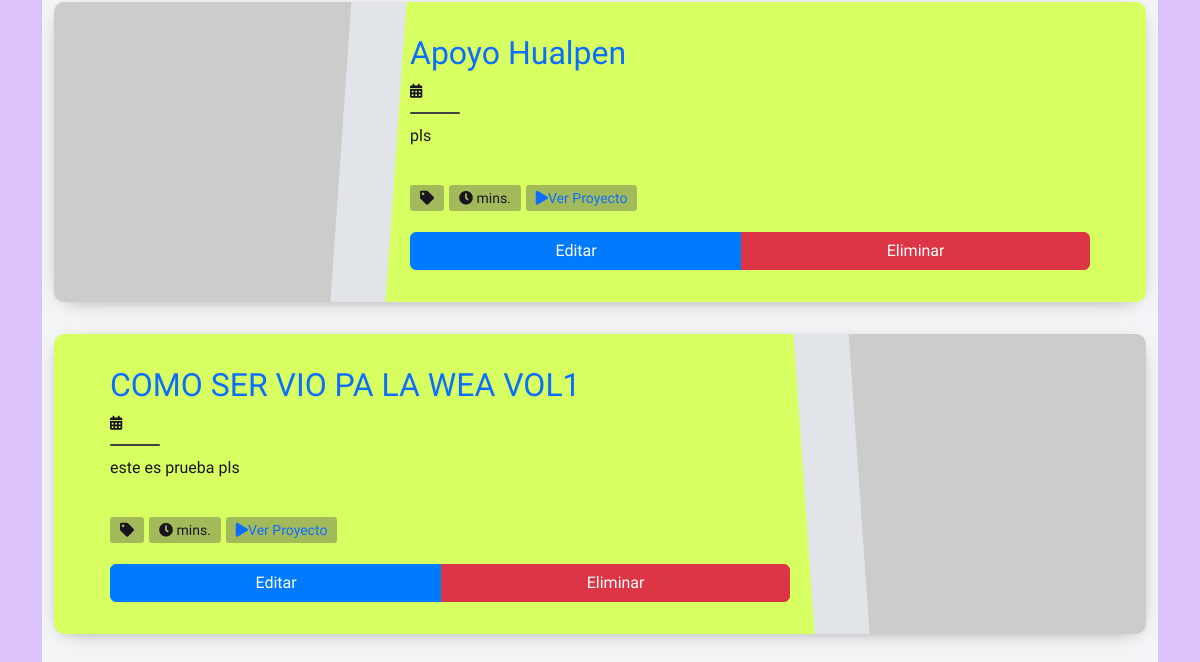
The page /proyectos/ (signed in, lower part) on the database as committed earlier.
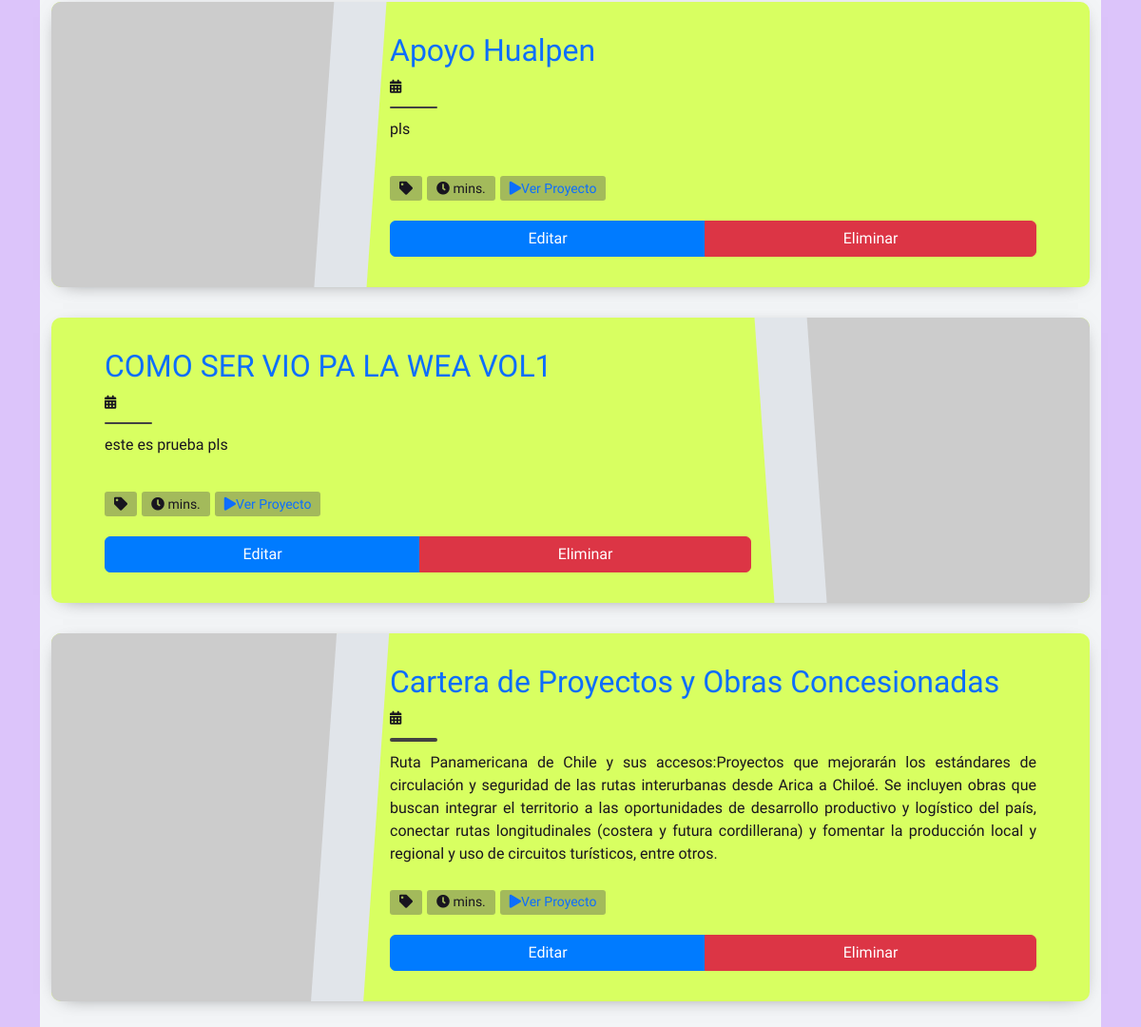
The same page on the database as committed later.
### myapp/models.py (models this page shows, shortened)
class Proyecto(models.Model):
    nombre = models.CharField(max_length=200)
    descripcion = models.TextField()
    fecha_inicio = models.DateField()
    fecha_fin = models.DateField()
    creador = models.ForeignKey(User, related_name='proyectos_creados', on_delete=models.CASCADE)

### myapp/views.py (the view)
# urls.py: path('proyectos/', views.proyecto_list, name='proyecto_list'),
@login_required
def proyecto_list(request):
    query = request.GET.get('q')
    filter_by = request.GET.get('filter_by')
    proyectos = Proyecto.objects.all()
    if query:
        proyectos = proyectos.filter(
            Q(nombre__icontains=query) | Q(descripcion__icontains(query))
        )
    if filter_by:
        if filter_by == 'mis_proyectos':
            proyectos = proyectos.filter(creador=request.user)
    return render(request, 'myapp/proyecto_list.html', {'proyectos': proyectos})

### myapp/templates/myapp/proyecto_list.html (shortened to what this page needs)
{% extends 'myapp/base.html' %}
{% load static %}
{% block content %}
<!DOCTYPE html>
<html lang="en">
<head>
    <link rel="stylesheet" href="{% static 'css/proyecto_list.css' %}">
</head>
<body>
<section class="light">
    <div class="container py-2">
        {% for proyecto in proyectos %}
        <article class="postcard light blue">
            <a class="postcard__img_link" href="#">
                <img class="postcard__img" src="https://picsum.photos/1000/1000" alt="Project Image" />
            </a>
            <div class="postcard__text t-dark">
                <h1 class="postcard__title blue"><a href="{% url 'proyecto_detail' proyecto.id %}">{{ proyecto.nombre }}</a></h1>
                <div class="postcard__subtitle small">
                    <time datetime="{{ proyecto.fecha_creacion }}">
                        <i class="fas fa-calendar-alt mr-2"></i>{{ proyecto.fecha_creacion }}
                    </time>
                </div>
                <div class="postcard__bar"></div>
                <div class="postcard__preview-txt">{{ proyecto.descripcion }}</div>
                <ul class="postcard__tagbox">
                    <li class="tag__item"><i class="fas fa-tag mr-2"></i>{{ proyecto.categoria }}</li>
                    <li class="tag__item"><i class="fas fa-clock mr-2"></i>{{ proyecto.duracion }} mins.</li>
                    <li class="tag__item play blue">
                        <a href="#"><i class="fas fa-play mr-2"></i>Ver Proyecto</a>
                    </li>
                </ul>
                <div class="btn-group mt-3">
                    <a href="{% url 'proyecto_edit' proyecto.id %}" class="btn btn-primary">Editar</a>
                    <a href="{% url 'proyecto_delete' proyecto.id %}" class="btn btn-danger">Eliminar</a>
                </div>
            </div>
        </article>
        {% endfor %}
    </div>
</section>
</body>
</html>
{% endblock %}

### myapp/templates/myapp/base.html (shortened to what this page needs)
<!DOCTYPE html>
<html lang="es">
<head>
    {% load static %}
    <link rel="stylesheet" href="{% static 'css/bootstrap.min.css' %}">
    <link rel="stylesheet" href="{% static 'css/style.css' %}">
    <link rel="stylesheet" href="{% static 'css/ver_perfil.css' %}">
    <link rel="stylesheet" href="{% static 'css/register.css' %}">
    <link href="https://cdnjs.cloudflare.com/ajax/libs/font-awesome/5.11.2/css/all.min.css" rel="stylesheet">
    <link href="https://cdn.jsdelivr.net/npm/@icon/entypo@1.0.3/entypo.css" rel="stylesheet">
    <link rel="stylesheet" href="https://cdnjs.cloudflare.com/ajax/libs/bootstrap-datepicker/1.9.0/css/bootstrap-datepicker.min.css">
</head>
<body>
    <main class="container">
        {% block content %}{% endblock %}
    </main>
</body>
</html>

### myapp/static/css/style.css (style rules this page uses)
body { padding-top: 20px; }
.btn-primary { background-color: #007bff; border-color: #007bff; }

### myapp/static/css/ver_perfil.css (style rules this page uses)
body { margin-top: 20px; background: #DCDCDC; }

### myapp/static/css/register.css (style rules this page uses)
body { background-color: #dcc4fa; }

### myapp/static/css/proyecto_list.css (style rules this page uses)
body { font-family: "Baloo 2", cursive; font-size: 16px; color: #ffffff; text-rendering: optimizeLegibility; font-weight: initial; }
.light { background: #f3f5f7; }
a, a:hover { text-decoration: none; transition: color 0.3s ease-in-out; }
.postcard { flex-wrap: wrap; display: flex; box-shadow: 0 4px 21px -12px rgba(0, 0, 0, 0.66); border-radius: 10px; margin: 0 0 2rem 0; overflow: hidden; position: relative; color: #ffffff; }
.postcard.light { background-color: #d8ff61; }
.t-dark { color: #18151f; }
.postcard__title { font-size: 1.75rem; }
.postcard__img { max-height: 180px; width: 100%; object-fit: cover; position: relative; }
.postcard__img_link { display: contents; }
.postcard__bar { width: 50px; height: 10px; margin: 10px 0; border-radius: 5px; background-color: #424242; transition: width 0.2s ease; }
.postcard__text { padding: 1.5rem; position: relative; display: flex; flex-direction: column; }
.postcard__preview-txt { overflow: hidden; text-overflow: ellipsis; text-align: justify; height: 100%; }
.postcard__tagbox { display: flex; flex-flow: row wrap; font-size: 14px; margin: 20px 0 0 0; padding: 0; justify-content: center; }
.postcard__tagbox .tag__item { display: inline-block; background: rgba(83, 83, 83, 0.4); border-radius: 3px; padding: 2.5px 10px; margin: 0 5px 5px 0; cursor: default; user-select: none; transition: background-color 0.3s; }
@media screen and (min-width: 769px) { .postcard { flex-wrap: inherit; } }
@media screen and (min-width: 769px) { .postcard__title { font-size: 2rem; } }
@media screen and (min-width: 769px) { .postcard__tagbox { justify-content: start; } }
@media screen and (min-width: 769px) { .postcard__img { max-width: 300px; max-height: 100%; transition: transform 0.3s ease; } }
@media screen and (min-width: 769px) { .postcard__text { padding: 3rem; width: 100%; } }
@media screen and (min-width: 769px) { .postcard__text::before { content: ""; position: absolute; display: block; background: #18151f; top: -20%; height: 130%; width: 55px; } }
@media screen and (min-width: 769px) { .postcard:nth-child(2n+1) { flex-direction: row; } }
@media screen and (min-width: 769px) { .postcard:nth-child(2n+0) { flex-direction: row-reverse; } }
@media screen and (min-width: 769px) { .postcard:nth-child(2n+1) .postcard__text::before { left: -12px !important; transform: rotate(4deg); } }
@media screen and (min-width: 769px) { .postcard:nth-child(2n+0) .postcard__text::before { right: -12px !important; transform: rotate(-4deg); } }
@media screen and (min-width: 1024px) { .postcard__text { padding: 2rem 3.5rem; } }
@media screen and (min-width: 1024px) { .postcard__text::before { content: ""; position: absolute; display: block; top: -20%; height: 130%; width: 55px; } }
@media screen and (min-width: 1024px) { .postcard.light .postcard__text::before { background: #e1e5ea; } }

### myapp/templates/myapp/base.html (style rules this page uses)
body { background-color: #dcc4fa; }
main.container { margin-top: 80px; }

Rows that differ between the two databases and show on the page:
added Proyecto: nombre "Cartera de Proyectos y Obras Concesionadas", descripcion "Ruta Panamericana de Chile y sus accesos:Proyectos que mejorarán los estándares de circulación y seguridad de las rutas interurbanas desde Arica a Chiloé. Se incluyen obras que buscan integrar el territorio a las oportunidades de desarrollo productivo y logístico del país, conectar rutas longitudinales (costera y futura cordillerana) y fomentar la producción local y regional y uso de circuitos turísticos, entre otros."
